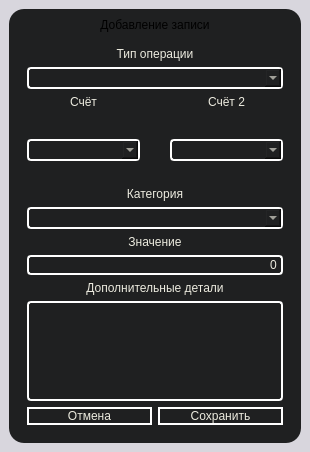
        <widget class="QWidget" name="add_note_page">
         <layout class="QVBoxLayout" name="verticalLayout_12">
          <property name="leftMargin">
           <number>0</number>
          </property>
          <property name="topMargin">
           <number>0</number>
          </property>
          <property name="rightMargin">
           <number>0</number>
          </property>
          <property name="bottomMargin">
           <number>0</number>
          </property>
          <item>
           <widget class="QFrame" name="frame_6">
            <property name="minimumSize">
             <size>
              <width>0</width>
              <height>0</height>
             </size>
            </property>
            <property name="styleSheet">
             <string notr="true">background-color: #D8D6DD;</string>
            </property>
            <property name="frameShape">
             <enum>QFrame::Shape::NoFrame</enum>
            </property>
            <property name="frameShadow">
             <enum>QFrame::Shadow::Plain</enum>
            </property>
            <layout class="QGridLayout" name="gridLayout_3">
             <item row="0" column="0">
              <widget class="QWidget" name="widget" native="true">
               <property name="maximumSize">
                <size>
                 <width>450</width>
                 <height>625</height>
                </size>
               </property>
               <property name="styleSheet">
                <string notr="true">QWidget#widget{
	font: 600 14pt &quot;Noto Sans KR&quot;;
	color:#ECEBDF;
	background-color: #1F2021;
	border-radius:15px;
}</string>
               </property>
               <layout class="QVBoxLayout" name="verticalLayout_20">
                <item>
                 <widget class="QLabel" name="addNoteTitle">
                  <property name="maximumSize">
                   <size>
                    <width>430</width>
                    <height>25</height>
                   </size>
                  </property>
                  <property name="styleSheet">
                   <string notr="true">background-color: #1F2021;
font: 650 14pt &quot;Noto Sans KR&quot;;</string>
                  </property>
                  <property name="text">
                   <string>Добавление записи</string>
                  </property>
                  <property name="alignment">
                   <set>Qt::AlignmentFlag::AlignCenter</set>
                  </property>
                 </widget>
                </item>
                <item>
                 <widget class="QWidget" name="form_add_note_data" native="true">
                  <property name="styleSheet">
                   <string notr="true">background-color:rgb(61, 68, 100);
font: 600 12pt &quot;Noto Sans KR&quot;;
color:#ECEBDF;
background-color: #1F2021;</string>
                  </property>
                  <layout class="QGridLayout" name="gridLayout_8">
                   <item row="0" column="0">
                    <widget class="QLabel" name="OperationLabel">
                     <property name="maximumSize">
                      <size>
                       <width>300</width>
                       <height>25</height>
                      </size>
                     </property>
                     <property name="text">
                      <string>Тип операции</string>
                     </property>
                     <property name="alignment">
                      <set>Qt::AlignmentFlag::AlignCenter</set>
                     </property>
                    </widget>
                   </item>
                   <item row="1" column="0">
                    <widget class="QComboBox" name="OperationComboBox">
                     <property name="maximumSize">
                      <size>
                       <width>300</width>
                       <height>30</height>
                      </size>
                     </property>
                     <property name="styleSheet">
                      <string notr="true">QComboBox {
    border: 1.5px solid white;
    border-radius: 4px;
    padding: 1px 18px 1px 3px;
    min-width: 6em;
}
QComboBox QAbstractItemView {
    border: 1.5px solid white;
    selection-background-color: #353535;
}

/* VERTICAL SCROLLBAR */
 QScrollBar:vertical {
	border: none;
    background: #1F2021;
    width: 14px;
    margin: 15px 0 15px 0;
	border-radius: 0px;
 }

/*  HANDLE BAR VERTICAL */
QScrollBar::handle:vertical {	
	background-color: #102680;
	min-height: 30px;
	border-radius: 7px;
}
QScrollBar::handle:vertical:hover{	
	background-color: #112D9F;
}
QScrollBar::handle:vertical:pressed {	
	background-color: #2E57FF;
}

/* BTN TOP - SCROLLBAR */
QScrollBar::sub-line:vertical {
	border: none;
	background-color:  #102680;
	height: 15px;
	border-top-left-radius: 7px;
	border-top-right-radius: 7px;
	subcontrol-position: top;
	subcontrol-origin: margin;
}
QScrollBar::sub-line:vertical:hover {	
	background-color: #112D9F;
}
QScrollBar::sub-line:vertical:pressed {	
	background-color:  #2E57FF;
}

/* BTN BOTTOM - SCROLLBAR */
QScrollBar::add-line:vertical {
	border: none;
	background-color:  #102680;
	height: 15px;
	border-bottom-left-radius: 7px;
	border-bottom-right-radius: 7px;
	subcontrol-position: bottom;
	subcontrol-origin: margin;
}
QScrollBar::add-line:vertical:hover {	
	background-color:#112D9F;
}
QScrollBar::add-line:vertical:pressed {	
	background-color:  #2E57FF;
}

/* RESET ARROW */
QScrollBar::up-arrow:vertical, QScrollBar::down-arrow:vertical {
	background: none;
}
QScrollBar::add-page:vertical, QScrollBar::sub-page:vertical {
	background: none;
}
</string>
                     </property>
                    </widget>
                   </item>
                   <item row="2" column="0">
                    <layout class="QHBoxLayout" name="horizontalLayout_5">
                     <property name="spacing">
                      <number>30</number>
                     </property>
                     <property name="bottomMargin">
                      <number>0</number>
                     </property>
                     <item>
                      <layout class="QVBoxLayout" name="verticalLayout_18">
                       <property name="bottomMargin">
                        <number>20</number>
                       </property>
                       <item>
                        <widget class="QLabel" name="AccountLabelMain">
                         <property name="maximumSize">
                          <size>
                           <width>300</width>
                           <height>25</height>
                          </size>
                         </property>
                         <property name="text">
                          <string>Счёт</string>
                         </property>
                         <property name="alignment">
                          <set>Qt::AlignmentFlag::AlignCenter</set>
                         </property>
                        </widget>
                       </item>
                       <item>
                        <widget class="QComboBox" name="accountMainComboBox">
                         <property name="maximumSize">
                          <size>
                           <width>300</width>
                           <height>25</height>
                          </size>
                         </property>
                         <property name="styleSheet">
                          <string notr="true">QComboBox {
    border: 1.5px solid white;
    border-radius: 4px;
    padding: 1px 18px 1px 3px;
}
QComboBox QAbstractItemView {
    border: 1.5px solid white;
    selection-background-color: #353535;
}

/* VERTICAL SCROLLBAR */
 QScrollBar:vertical {
	border: none;
    background: #1F2021;
    width: 14px;
    margin: 15px 0 15px 0;
	border-radius: 0px;
 }

/*  HANDLE BAR VERTICAL */
QScrollBar::handle:vertical {	
	background-color: #102680;
	min-height: 30px;
	border-radius: 7px;
}
QScrollBar::handle:vertical:hover{	
	background-color: #112D9F;
}
QScrollBar::handle:vertical:pressed {	
	background-color: #2E57FF;
}

/* BTN TOP - SCROLLBAR */
QScrollBar::sub-line:vertical {
	border: none;
	background-color:  #102680;
	height: 15px;
	border-top-left-radius: 7px;
	border-top-right-radius: 7px;
	subcontrol-position: top;
	subcontrol-origin: margin;
}
QScrollBar::sub-line:vertical:hover {	
	background-color: #112D9F;
}
QScrollBar::sub-line:vertical:pressed {	
	background-color:  #2E57FF;
}

/* BTN BOTTOM - SCROLLBAR */
QScrollBar::add-line:vertical {
	border: none;
	background-color:  #102680;
	height: 15px;
	border-bottom-left-radius: 7px;
	border-bottom-right-radius: 7px;
	subcontrol-position: bottom;
	subcontrol-origin: margin;
}
QScrollBar::add-line:vertical:hover {	
	background-color:#112D9F;
}
QScrollBar::add-line:vertical:pressed {	
	background-color:  #2E57FF;
}

/* RESET ARROW */
QScrollBar::up-arrow:vertical, QScrollBar::down-arrow:vertical {
	background: none;
}
QScrollBar::add-page:vertical, QScrollBar::sub-page:vertical {
	background: none;
}
</string>
                         </property>
                        </widget>
                       </item>
                      </layout>
                     </item>
                     <item>
                      <layout class="QVBoxLayout" name="verticalLayout_19">
                       <property name="bottomMargin">
                        <number>20</number>
                       </property>
                       <item>
                        <widget class="QLabel" name="AccountLabelAddit">
                         <property name="enabled">
                          <bool>true</bool>
                         </property>
                         <property name="maximumSize">
                          <size>
                           <width>300</width>
                           <height>25</height>
                          </size>
                         </property>
                         <property name="text">
                          <string>Счёт 2</string>
                         </property>
                         <property name="alignment">
                          <set>Qt::AlignmentFlag::AlignCenter</set>
                         </property>
                        </widget>
                       </item>
                       <item>
                        <widget class="QComboBox" name="accountAdditComboBox">
                         <property name="maximumSize">
                          <size>
                           <width>300</width>
                           <height>25</height>
                          </size>
                         </property>
                         <property name="styleSheet">
                          <string notr="true">QComboBox {
    border: 1.5px solid white;
    border-radius: 4px;
    padding: 1px 18px 1px 3px;
}
QComboBox QAbstractItemView {
    border: 1.5px solid white;
    selection-background-color: #353535;
}

/* VERTICAL SCROLLBAR */
 QScrollBar:vertical {
	border: none;
    background: #1F2021;
    width: 14px;
    margin: 15px 0 15px 0;
	border-radius: 0px;
 }

/*  HANDLE BAR VERTICAL */
QScrollBar::handle:vertical {	
	background-color: #102680;
	min-height: 30px;
	border-radius: 7px;
}
QScrollBar::handle:vertical:hover{	
	background-color: #112D9F;
}
QScrollBar::handle:vertical:pressed {	
	background-color: #2E57FF;
}

/* BTN TOP - SCROLLBAR */
QScrollBar::sub-line:vertical {
	border: none;
	background-color:  #102680;
	height: 15px;
	border-top-left-radius: 7px;
	border-top-right-radius: 7px;
	subcontrol-position: top;
	subcontrol-origin: margin;
}
QScrollBar::sub-line:vertical:hover {	
	background-color: #112D9F;
}
QScrollBar::sub-line:vertical:pressed {	
	background-color:  #2E57FF;
}

/* BTN BOTTOM - SCROLLBAR */
QScrollBar::add-line:vertical {
	border: none;
	background-color:  #102680;
	height: 15px;
	border-bottom-left-radius: 7px;
	border-bottom-right-radius: 7px;
	subcontrol-position: bottom;
	subcontrol-origin: margin;
}
QScrollBar::add-line:vertical:hover {	
	background-color:#112D9F;
}
QScrollBar::add-line:vertical:pressed {	
	background-color:  #2E57FF;
}

/* RESET ARROW */
QScrollBar::up-arrow:vertical, QScrollBar::down-arrow:vertical {
	background: none;
}
QScrollBar::add-page:vertical, QScrollBar::sub-page:vertical {
	background: none;
}
</string>
                         </property>
                        </widget>
                       </item>
                      </layout>
                     </item>
                    </layout>
                   </item>
                   <item row="3" column="0">
                    <widget class="QLabel" name="CategoryLabel">
                     <property name="maximumSize">
                      <size>
                       <width>300</width>
                       <height>25</height>
                      </size>
                     </property>
                     <property name="text">
                      <string>Категория</string>
                     </property>
                     <property name="alignment">
                      <set>Qt::AlignmentFlag::AlignCenter</set>
                     </property>
                    </widget>
                   </item>
                   <item row="4" column="0">
                    <widget class="QComboBox" name="categoryComboBox">
                     <property name="maximumSize">
                      <size>
                       <width>300</width>
                       <height>25</height>
                      </size>
                     </property>
                     <property name="styleSheet">
                      <string notr="true">QComboBox {
    border: 1.5px solid white;
    border-radius: 4px;
    padding: 1px 18px 1px 3px;
}
QComboBox QAbstractItemView {
    border: 1.5px solid white;
    selection-background-color: #353535;
}

/* VERTICAL SCROLLBAR */
 QScrollBar:vertical {
	border: none;
    background: #1F2021;
    width: 14px;
    margin: 15px 0 15px 0;
	border-radius: 0px;
 }

/*  HANDLE BAR VERTICAL */
QScrollBar::handle:vertical {	
	background-color: #102680;
	min-height: 30px;
	border-radius: 7px;
}
QScrollBar::handle:vertical:hover{	
	background-color: #112D9F;
}
QScrollBar::handle:vertical:pressed {	
	background-color: #2E57FF;
}

/* BTN TOP - SCROLLBAR */
QScrollBar::sub-line:vertical {
	border: none;
	background-color:  #102680;
	height: 15px;
	border-top-left-radius: 7px;
	border-top-right-radius: 7px;
	subcontrol-position: top;
	subcontrol-origin: margin;
}
QScrollBar::sub-line:vertical:hover {	
	background-color: #112D9F;
}
QScrollBar::sub-line:vertical:pressed {	
	background-color:  #2E57FF;
}

/* BTN BOTTOM - SCROLLBAR */
QScrollBar::add-line:vertical {
	border: none;
	background-color:  #102680;
	height: 15px;
	border-bottom-left-radius: 7px;
	border-bottom-right-radius: 7px;
	subcontrol-position: bottom;
	subcontrol-origin: margin;
}
QScrollBar::add-line:vertical:hover {	
	background-color:#112D9F;
}
QScrollBar::add-line:vertical:pressed {	
	background-color:  #2E57FF;
}

/* RESET ARROW */
QScrollBar::up-arrow:vertical, QScrollBar::down-arrow:vertical {
	background: none;
}
QScrollBar::add-page:vertical, QScrollBar::sub-page:vertical {
	background: none;
}
</string>
                     </property>
                    </widget>
                   </item>
                   <item row="5" column="0">
                    <widget class="QLabel" name="ValueLabel">
                     <property name="maximumSize">
                      <size>
                       <width>300</width>
                       <height>25</height>
                      </size>
                     </property>
                     <property name="text">
                      <string>Значение</string>
                     </property>
                     <property name="alignment">
                      <set>Qt::AlignmentFlag::AlignCenter</set>
                     </property>
                    </widget>
                   </item>
                   <item row="6" column="0">
                    <widget class="QLineEdit" name="ValueLineEditNote">
                     <property name="maximumSize">
                      <size>
                       <width>300</width>
                       <height>30</height>
                      </size>
                     </property>
                     <property name="styleSheet">
                      <string notr="true">border: 1.5px solid white;
border-radius:4px;</string>
                     </property>
                     <property name="text">
                      <string>0</string>
                     </property>
                     <property name="alignment">
                      <set>Qt::AlignmentFlag::AlignRight|Qt::AlignmentFlag::AlignTrailing|Qt::AlignmentFlag::AlignVCenter</set>
                     </property>
                    </widget>
                   </item>
                   <item row="7" column="0">
                    <widget class="QLabel" name="DetailsLabel">
                     <property name="maximumSize">
                      <size>
                       <width>300</width>
                       <height>25</height>
                      </size>
                     </property>
                     <property name="text">
                      <string>Дополнительные детали</string>
                     </property>
                     <property name="alignment">
                      <set>Qt::AlignmentFlag::AlignCenter</set>
                     </property>
                    </widget>
                   </item>
                   <item row="8" column="0">
                    <widget class="QTextEdit" name="detailsTextEditNote">
                     <property name="maximumSize">
                      <size>
                       <width>300</width>
                       <height>100</height>
                      </size>
                     </property>
                     <property name="styleSheet">
                      <string notr="true">font: 600 10pt &quot;Noto Sans KR&quot;;

border: 1.5px solid white;
border-radius:4px;</string>
                     </property>
                     <property name="verticalScrollBarPolicy">
                      <enum>Qt::ScrollBarPolicy::ScrollBarAsNeeded</enum>
                     </property>
                     <property name="horizontalScrollBarPolicy">
                      <enum>Qt::ScrollBarPolicy::ScrollBarAlwaysOff</enum>
                     </property>
                    </widget>
                   </item>
                   <item row="9" column="0">
                    <layout class="QHBoxLayout" name="horizontalLayout_6">
                     <item>
                      <widget class="QPushButton" name="cancelButtonNote">
                       <property name="maximumSize">
                        <size>
                         <width>125</width>
                         <height>50</height>
                        </size>
                       </property>
                       <property name="cursor">
                        <cursorShape>PointingHandCursor</cursorShape>
                       </property>
                       <property name="styleSheet">
                        <string notr="true">QPushButton{
	font: 650 14pt &quot;Noto Sans KR&quot;;
	border-style:outset;
	border-radius:10px;
	border:1.5px solid white;
}

QPushButton:hover{
	background-color: #112D9F;
	border:1.5px solid  #112D9F;
}


QPushButton:pressed{
	background-color: #112D9F;
	border:1.5px solid  #112D9F;
}</string>
                       </property>
                       <property name="text">
                        <string>Отмена</string>
                       </property>
                      </widget>
                     </item>
                     <item>
                      <widget class="QPushButton" name="saveButtonNote">
                       <property name="maximumSize">
                        <size>
                         <width>125</width>
                         <height>50</height>
                        </size>
                       </property>
                       <property name="cursor">
                        <cursorShape>PointingHandCursor</cursorShape>
                       </property>
                       <property name="styleSheet">
                        <string notr="true">QPushButton{
	font: 650 14pt &quot;Noto Sans KR&quot;;
	border-style:outset;
	border-radius:10px;
	border:1.5px solid white;
}

QPushButton:hover{
	background-color: #112D9F;
	border:1.5px solid  #112D9F;
}


QPushButton:pressed{
	background-color: #112D9F;
	border:1.5px solid  #112D9F;
}</string>
                       </property>
                       <property name="text">
                        <string>Сохранить</string>
                       </property>
                      </widget>
                     </item>
                    </layout>
                   </item>
                  </layout>
                 </widget>
                </item>
               </layout>
              </widget>
             </item>
            </layout>
           </widget>
          </item>
         </layout>
        </widget>
